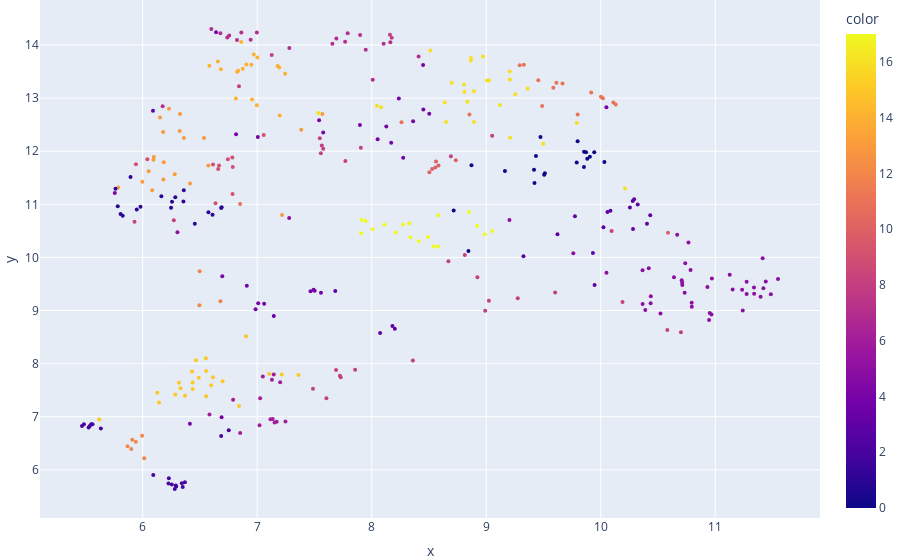

Source (notebook cell):
### Code cell
model = KMeans(n_clusters=18)
kme,fig = cluster_plot(model)
fig

### Figure 1 — Plotly figure (JSON) as saved in the notebook; plotly's stock layout.template omitted (floating-point values rounded to 4 significant figures; data arrays with more than 128 entries replaced by an {"elided": "..."} marker saying what was removed)
{"data": [{"customdata": {"elided": "362x1 str values"}, "hovertemplate": "x=%{x}<br>y=%{y}<br>b=%{customdata[0]}<br>color=%{marker.color}<extra></extra>", "legendgroup": "", "marker": {"color": {"elided": "362 int values"}, "coloraxis": "coloraxis", "size": 4, "symbol": "circle"}, "mode": "markers", "name": "", "orientation": "v", "showlegend": false, "type": "scatter", "x": {"elided": "362 float values"}, "xaxis": "x", "y": {"elided": "362 float values"}, "yaxis": "y"}], "layout": {"coloraxis": {"colorbar": {"title": {"text": "color"}}, "colorscale": [[0, "#0d0887"], [0.1111, "#46039f"], [0.2222, "#7201a8"], [0.3333, "#9c179e"], [0.4444, "#bd3786"], [0.5556, "#d8576b"], [0.6667, "#ed7953"], [0.7778, "#fb9f3a"], [0.8889, "#fdca26"], [1, "#f0f921"]]}, "hoverlabel": {"bgcolor": "black", "font": {"size": 12}}, "legend": {"tracegroupgap": 0}, "margin": {"b": 0, "l": 0, "r": 0, "t": 0}, "xaxis": {"anchor": "y", "domain": [0, 1], "title": {"text": "x"}}, "yaxis": {"anchor": "x", "domain": [0, 1], "title": {"text": "y"}}}}
